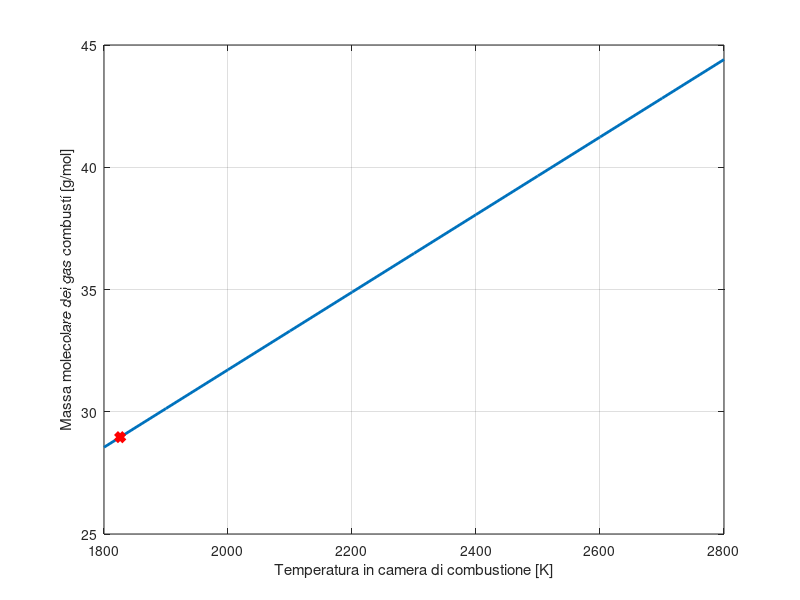

This figure's MATLAB source:
clear
close all
clc

%%  dati Motor 109-718
r = 4.2; 
T = 12.26e3;
t_b = 110; 
p_c = 6894.76*525;

rho_ox = 1520;
rho_f = 900;

gamma = 1.27; %assunta 
Gamma = sqrt(gamma*(2/(gamma+1))^((gamma+1)/(gamma-1)));
Ru = 8314;

%aria
gamma_a = 1.4;
R_a = 287;
cp_a = 1004;
MM_aria = 28.96;
%quota
z = 9144;
p_amb0 = 101325;
T_amb0 = 288.15;
rho_amb0 = 1.225;
a=0.0065;
g = 9.81;
T_amb=T_amb0-a*z;
p_amb=p_amb0*(1-(a*z)/T_amb0)^(g/(R_a*a));
rho_amb=p_amb/(R_a*T_amb);

p_e = p_amb; %OE
g_0 = 9.81;

%% parametro radice di T_c/MM
v_e = 1775; %dato in ingresso invece che in uscita (intervallo 1737.36-1828.8 m/s)
          
par = v_e/sqrt((2*gamma)/(gamma-1)*Ru*(1-(p_e/p_c)^((gamma-1)/gamma)));

T_c_vett = [1800:100:2800];
MM_vett = [];
for i = 1:length(T_c_vett)
    MM_vett(i) = T_c_vett(i)/(par^2);
end

%plot
figure 
plot(T_c_vett,MM_vett,'LineWidth',2)
grid on
hold on 
plot(MM_aria*par^2,MM_aria,'rx-','LineWidth',4)
xlabel('Temperatura in camera di combustione [K]')
ylabel('Massa molecolare dei gas combusti [g/mol]')

for i = 1:length(T_c_vett)
    if MM_vett(i)<MM_aria %vincolo imposto su MM
        MM = MM_vett(i)   
        T_c = T_c_vett(i)
    end
end

%un solo valore rispetta il vincolo
R = Ru/MM;

%% prestazioni 
I_sp = v_e/g_0   
I_sp_x = 180;
errore_I_sp = abs(I_sp-I_sp_x)./I_sp_x*100

c_car = sqrt(R*T_c)/Gamma; %non conosco l'area di gola
c_T = (I_sp*g_0)/c_car;

%% portata 
m_p = T/(I_sp*g_0)  
m_p_x = 7;
errore_m_p = abs(m_p-m_p_x)./m_p_x*100

%% efflusso
T_e = T_c*((p_e/p_c)^((gamma-1)/gamma));
a_e = sqrt(gamma*R*T_e);
M_e = v_e/a_e

%% aree
E = (1/M_e)*(((2/(gamma+1))*(1+((gamma-1)/2)*M_e^2))^((gamma+1)/(2*(gamma-1))));
A_g = T/(p_c*c_T);
d_g = sqrt(4*A_g/pi)
A_e = E*A_g;
d_e = sqrt(4*A_e/pi)

%% camera combustione
M_c = 0.2; %imposto
a_c = sqrt(gamma*R*T_c);
v_c = M_c*a_c;
rho_c = p_c/(R*T_c);
A_c = m_p/(rho_c*v_c);
d_c = sqrt(4*A_c/pi)

%% ossidante e combustibile
m_ox = (r/(r+1))*m_p;
m_f = (1/(r+1))*m_p;

M_ox = m_ox*t_b*1.05; 
M_f = m_f*t_b*1.05;   
M_tot = M_f+M_ox

V_ox = M_ox/rho_ox;
V_f = M_f/rho_f;
V_tot = V_f+V_ox;

%% impulsi
rho_av = M_tot/V_tot;
I_v = I_sp*rho_av
I_tot = I_sp*M_tot*g_0
